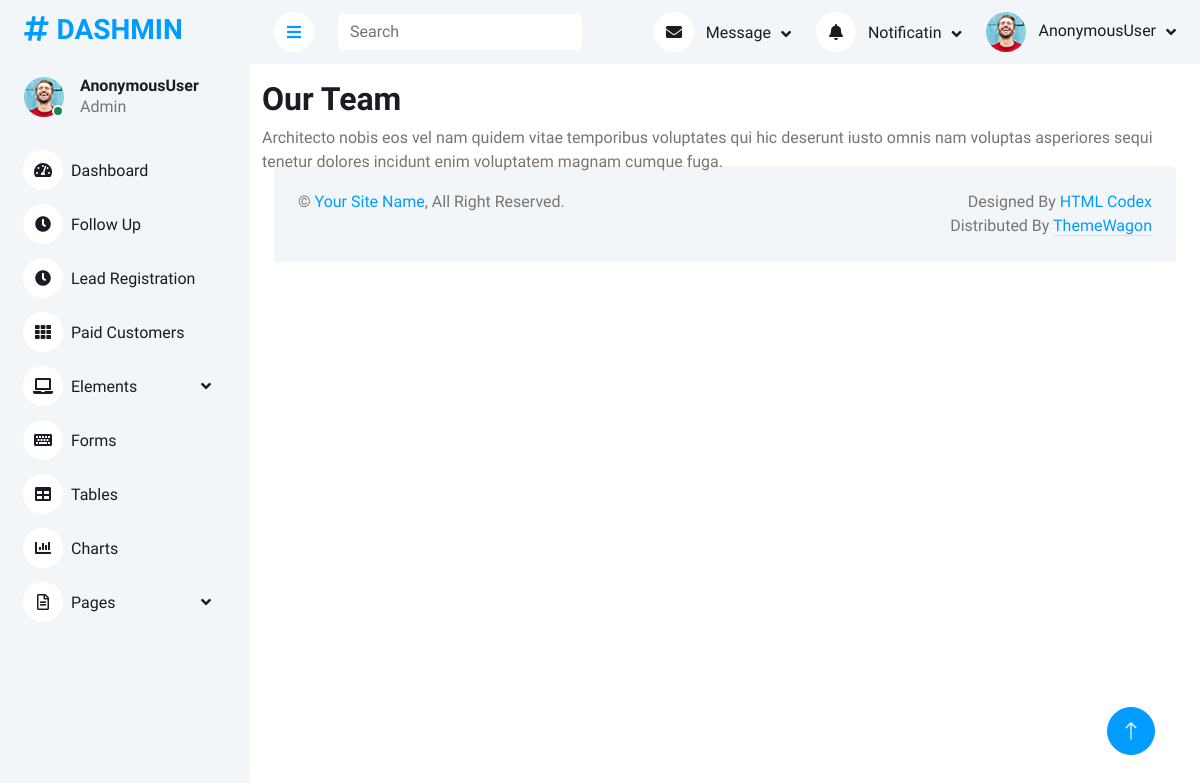
Page /team/ on the earlier database version.
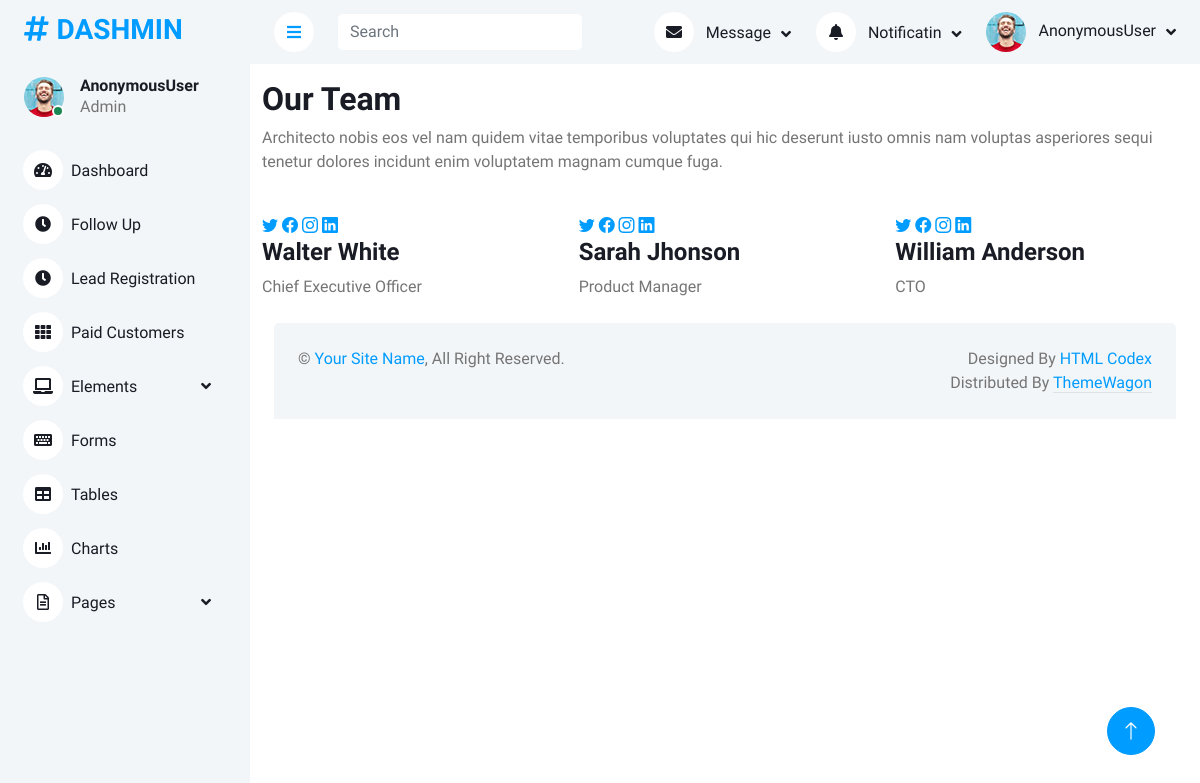
Same page on the later database version.
### team/models.py (models this page shows)
class Team(models.Model):
    name = models.CharField(max_length=50)
    designation = models.CharField(max_length=50)
    profile_pic = models.ImageField(upload_to='static/assets/img/team',default='')
    twitter = models.CharField(max_length=50)
    facebook = models.CharField(max_length=50)
    instagram = models.CharField(max_length=50)
    linkedin = models.CharField(max_length=50)

### wscubetech/views.py (the view)
# urls.py: path('team/', views.team, name='team'),
def team(request):
    teamData = Team.objects.all()
    data = {'teamData': teamData}
    print("Team Page Called")
    return render(request,"team.html",data)

### templates/team.html (shortened to what this page needs)
{% extends 'base.html' %}
{% load static %}
{% block content %}
 <section id="team" class="team mt-3">
    <div class="container" data-aos="fade-up">
      <div class="section-header">
        <h2>Our Team</h2>
        <p>Architecto nobis eos vel nam quidem vitae temporibus voluptates qui hic deserunt iusto omnis nam voluptas asperiores sequi tenetur dolores incidunt enim voluptatem magnam cumque fuga.</p>
      </div>
      <div class="row gy-5">
        {% for x in teamData %}
          <div class="col-xl-4 col-md-6 d-flex" data-aos="zoom-in" data-aos-delay="200">
            <div class="team-member">
              <div class="member-img">
              </div>
              <div class="member-info">
                <div class="social">
                  <a href="{{x.twitter}}"><i class="bi bi-twitter"></i></a>
                  <a href="{{x.facebook}}"><i class="bi bi-facebook"></i></a>
                  <a href="{{x.instagram}}"><i class="bi bi-instagram"></i></a>
                  <a href="{{x.linkedin}}"><i class="bi bi-linkedin"></i></a>
                </div>
                <h4>{{x.name}}</h4>
                <span>{{x.designation}}</span>
              </div>
            </div>
          </div>
        {% endfor %}
      </div>
    </div>
  </section>
{% endblock %}

### templates/base.html
{% include 'header.html' %}
{% block content %}
{% endblock %}
{% include 'footer.html' %}

### templates/header.html (shortened to what this page needs)
{% load static %}
<!DOCTYPE html>
<html lang="en">
<head>
    <link href="https://cdnjs.cloudflare.com/ajax/libs/font-awesome/5.10.0/css/all.min.css" rel="stylesheet">
    <link href="https://cdn.jsdelivr.net/npm/bootstrap-icons@1.4.1/font/bootstrap-icons.css" rel="stylesheet">
    <link href='{% static "lib/owlcarousel/assets/owl.carousel.min.css" %}' rel="stylesheet">
    <link href='{% static "lib/tempusdominus/css/tempusdominus-bootstrap-4.min.css" %}' rel="stylesheet" />
    <link rel="stylesheet" href="https://cdn.datatables.net/1.13.4/css/jquery.dataTables.min.css">
    <link href='{% static "/css/bootstrap.min.css" %}' rel="stylesheet">
    <link href='{% static "css/style.css" %}' rel="stylesheet">
</head>
<body>
    <div class="container-xxl position-relative bg-white d-flex p-0">
        <div class="sidebar pe-4 pb-3">
            <nav class="navbar bg-light navbar-light">
                <a href="index.html" class="navbar-brand mx-4 mb-3">
                    <h3 class="text-primary"><i class="fa fa-hashtag me-2"></i>DASHMIN</h3>
                </a>
                <div class="d-flex align-items-center ms-4 mb-4">
                    <div class="position-relative">
                        <img class="rounded-circle" src='{% static "img/user.jpg" %}' alt="" style="width: 40px; height: 40px;">
                        <div class="bg-success rounded-circle border border-2 border-white position-absolute end-0 bottom-0 p-1"></div>
                    </div>
                    <div class="ms-3">
                        <h6 class="mb-0">{{request.user}}</h6>
                        <span>Admin</span>
                    </div>
                </div>
                <div class="navbar-nav w-100">
                    <a href="{% url 'home' %}" class="nav-item nav-link {{class}}"><i class="fa fa-tachometer-alt me-2"></i>Dashboard</a>
                    <a href="{% url 'follow_up' %}" class="nav-item nav-link {{classfollow}}"><i class="fa fa-clock me-2"></i>Follow Up</a>
                    <a href="{% url 'lead_registration' %}" class="nav-item nav-link {{classlr}}"><i class="fa fa-clock me-2"></i>Lead Registration</a>
                    <a href="{% url 'paid_customers'  %}" class="nav-item nav-link {{classpc}}"><i class="fa fa-th me-2"></i>Paid Customers</a>
                    <div class="nav-item dropdown">
                        <a href="#" class="nav-link dropdown-toggle " data-bs-toggle="dropdown"><i class="fa fa-laptop me-2"></i>Elements</a>
                    </div>
                    <a href="form.html" class="nav-item nav-link"><i class="fa fa-keyboard me-2"></i>Forms</a>
                    <a href="table.html" class="nav-item nav-link"><i class="fa fa-table me-2"></i>Tables</a>
                    <a href="chart.html" class="nav-item nav-link"><i class="fa fa-chart-bar me-2"></i>Charts</a>
                    <div class="nav-item dropdown">
                        <a href="#" class="nav-link dropdown-toggle" data-bs-toggle="dropdown"><i class="far fa-file-alt me-2"></i>Pages</a>
                    </div>
                </div>
            </nav>
        </div>
        <div class="content">
          <nav class="navbar navbar-expand bg-light navbar-light sticky-top px-4 py-0">
              <a href="#" class="sidebar-toggler flex-shrink-0">
                  <i class="fa fa-bars"></i>
              </a>
              <form class="d-none d-md-flex ms-4">
                  <input class="form-control border-0" type="search" placeholder="Search">
              </form>
              <div class="navbar-nav align-items-center ms-auto">
                  <div class="nav-item dropdown">
                      <a href="#" class="nav-link dropdown-toggle" data-bs-toggle="dropdown">
                          <i class="fa fa-envelope me-lg-2"></i>
                          <span class="d-none d-lg-inline-flex">Message</span>
                      </a>
                  </div>
                  <div class="nav-item dropdown">
                      <a href="#" class="nav-link dropdown-toggle" data-bs-toggle="dropdown">
                          <i class="fa fa-bell me-lg-2"></i>
                          <span class="d-none d-lg-inline-flex">Notificatin</span>
                      </a>
                  </div>
                  <div class="nav-item dropdown">
                      <a href="#" class="nav-link dropdown-toggle" data-bs-toggle="dropdown">
                          <img class="rounded-circle me-lg-2" src='{% static  "img/user.jpg" %}' alt="" style="width: 40px; height: 40px;">
                          <span class="d-none d-lg-inline-flex">{{request.user}}</span>
                      </a>
                  </div>
              </div>
          </nav>

### templates/footer.html (shortened to what this page needs)
{% load static %}
            <div class="container-fluid pt-4 px-4">
              <div class="bg-light rounded-top p-4">
                  <div class="row">
                      <div class="col-12 col-sm-6 text-center text-sm-start">
                          &copy; <a href="#">Your Site Name</a>, All Right Reserved.
                      </div>
                      <div class="col-12 col-sm-6 text-center text-sm-end">
                          Designed By <a href="https://htmlcodex.com">HTML Codex</a>
                      Distributed By <a class="border-bottom" href="https://themewagon.com" target="_blank">ThemeWagon</a>
                      </div>
                  </div>
              </div>
          </div>
      </div>
      <a href="#" class="btn btn-lg btn-primary btn-lg-square back-to-top"><i class="bi bi-arrow-up"></i></a>
  </div>
</body>
</html>

### static/css/style.css (style rules this page uses)
:root { --primary: #009CFF; --light: #F3F6F9; --dark: #191C24; }
.back-to-top { position: fixed; display: none; right: 45px; bottom: 45px; z-index: 99; }
.btn { transition: .5s; }
.btn.btn-primary { color: #FFFFFF; }
.btn-lg-square { width: 48px; height: 48px; }
.btn-square, .btn-sm-square, .btn-lg-square { padding: 0; display: inline-flex; align-items: center; justify-content: center; font-weight: normal; border-radius: 50px; }
.sidebar { position: fixed; top: 0; left: 0; bottom: 0; width: 250px; height: 100vh; overflow-y: auto; background: var(--light); transition: 0.5s; z-index: 999; }
.content { margin-left: 250px; min-height: 100vh; background: #FFFFFF; transition: 0.5s; }
@media (min-width: 992px) { .sidebar { margin-left: 0; } }
@media (min-width: 992px) { .content { width: calc(100% - 250px); } }
.sidebar .navbar .navbar-nav .nav-link { padding: 7px 20px; color: var(--dark); font-weight: 500; border-left: 3px solid var(--light); border-radius: 0 30px 30px 0; outline: none; }
.sidebar .navbar .navbar-nav .nav-link i { width: 40px; height: 40px; display: inline-flex; align-items: center; justify-content: center; background: #FFFFFF; border-radius: 40px; }
.sidebar .navbar .dropdown-toggle::after { position: absolute; top: 15px; right: 15px; border: none; content: "\f107"; font-family: "Font Awesome 5 Free"; font-weight: 900; transition: .5s; }
.content .navbar .navbar-nav .nav-link { margin-left: 25px; padding: 12px 0; color: var(--dark); outline: none; }
.content .navbar .sidebar-toggler, .content .navbar .navbar-nav .nav-link i { width: 40px; height: 40px; display: inline-flex; align-items: center; justify-content: center; background: #FFFFFF; border-radius: 40px; }
.content .navbar .dropdown-toggle::after { margin-left: 6px; vertical-align: middle; border: none; content: "\f107"; font-family: "Font Awesome 5 Free"; font-weight: 900; transition: .5s; }

Differences in the rows shown:
added Team: name "Walter White", designation "Chief Executive Officer"
added Team: name "Sarah Jhonson", designation "Product Manager"
added Team: name "William Anderson", designation "CTO"
